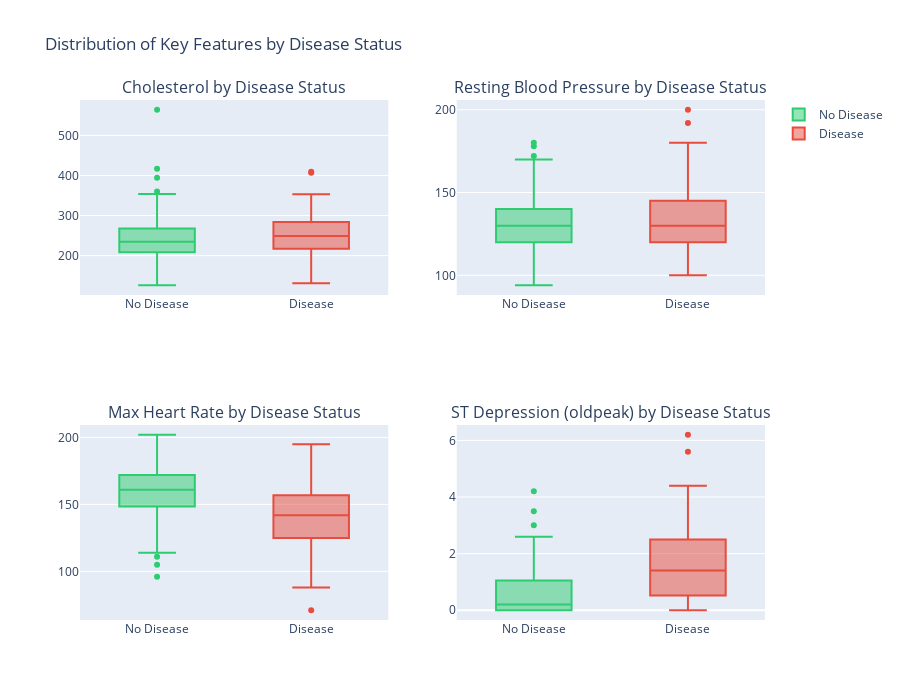

The cell this chart's notebook holds for it:
### Code cell
# VISUALIZATION 2: Box Plots - Key Features by Disease Status
df_viz['Disease Status'] = df_viz['disease'].map({0: 'No Disease', 1: 'Disease'})

fig = make_subplots(rows=2, cols=2, subplot_titles=(
    'Cholesterol by Disease Status',
    'Resting Blood Pressure by Disease Status',
    'Max Heart Rate by Disease Status',
    'ST Depression (oldpeak) by Disease Status'
))

# Cholesterol
for status, color in [('No Disease', '#2ecc71'), ('Disease', '#e74c3c')]:
    data = df_viz[df_viz['Disease Status'] == status]['chol']
    fig.add_trace(go.Box(y=data, name=status, marker_color=color, showlegend=True), row=1, col=1)

# Resting Blood Pressure
for status, color in [('No Disease', '#2ecc71'), ('Disease', '#e74c3c')]:
    data = df_viz[df_viz['Disease Status'] == status]['trestbps']
    fig.add_trace(go.Box(y=data, name=status, marker_color=color, showlegend=False), row=1, col=2)

# Max Heart Rate
for status, color in [('No Disease', '#2ecc71'), ('Disease', '#e74c3c')]:
    data = df_viz[df_viz['Disease Status'] == status]['thalach']
    fig.add_trace(go.Box(y=data, name=status, marker_color=color, showlegend=False), row=2, col=1)

# ST Depression
for status, color in [('No Disease', '#2ecc71'), ('Disease', '#e74c3c')]:
    data = df_viz[df_viz['Disease Status'] == status]['oldpeak']
    fig.add_trace(go.Box(y=data, name=status, marker_color=color, showlegend=False), row=2, col=2)

fig.update_layout(
    title='Distribution of Key Features by Disease Status',
    height=700,
    width=900
)

fig.show()

### Figure 1 — Plotly figure (JSON) as saved in the notebook; plotly's stock layout.template omitted (floating-point values rounded to 4 significant figures; data arrays with more than 128 entries replaced by an {"elided": "..."} marker saying what was removed)
{"data": [{"marker": {"color": "#2ecc71"}, "name": "No Disease", "showlegend": true, "type": "box", "xaxis": "x", "y": {"elided": "164 float values"}, "yaxis": "y"}, {"marker": {"color": "#e74c3c"}, "name": "Disease", "showlegend": true, "type": "box", "xaxis": "x", "y": {"elided": "139 float values"}, "yaxis": "y"}, {"marker": {"color": "#2ecc71"}, "name": "No Disease", "showlegend": false, "type": "box", "xaxis": "x2", "y": {"elided": "164 float values"}, "yaxis": "y2"}, {"marker": {"color": "#e74c3c"}, "name": "Disease", "showlegend": false, "type": "box", "xaxis": "x2", "y": {"elided": "139 float values"}, "yaxis": "y2"}, {"marker": {"color": "#2ecc71"}, "name": "No Disease", "showlegend": false, "type": "box", "xaxis": "x3", "y": {"elided": "164 float values"}, "yaxis": "y3"}, {"marker": {"color": "#e74c3c"}, "name": "Disease", "showlegend": false, "type": "box", "xaxis": "x3", "y": {"elided": "139 float values"}, "yaxis": "y3"}, {"marker": {"color": "#2ecc71"}, "name": "No Disease", "showlegend": false, "type": "box", "xaxis": "x4", "y": {"elided": "164 float values"}, "yaxis": "y4"}, {"marker": {"color": "#e74c3c"}, "name": "Disease", "showlegend": false, "type": "box", "xaxis": "x4", "y": {"elided": "139 float values"}, "yaxis": "y4"}], "layout": {"annotations": [{"font": {"size": 16}, "showarrow": false, "text": "Cholesterol by Disease Status", "x": 0.225, "xanchor": "center", "xref": "paper", "y": 1.0, "yanchor": "bottom", "yref": "paper"}, {"font": {"size": 16}, "showarrow": false, "text": "Resting Blood Pressure by Disease Status", "x": 0.775, "xanchor": "center", "xref": "paper", "y": 1.0, "yanchor": "bottom", "yref": "paper"}, {"font": {"size": 16}, "showarrow": false, "text": "Max Heart Rate by Disease Status", "x": 0.225, "xanchor": "center", "xref": "paper", "y": 0.375, "yanchor": "bottom", "yref": "paper"}, {"font": {"size": 16}, "showarrow": false, "text": "ST Depression (oldpeak) by Disease Status", "x": 0.775, "xanchor": "center", "xref": "paper", "y": 0.375, "yanchor": "bottom", "yref": "paper"}], "height": 700, "title": {"text": "Distribution of Key Features by Disease Status"}, "width": 900, "xaxis": {"anchor": "y", "domain": [0.0, 0.45]}, "xaxis2": {"anchor": "y2", "domain": [0.55, 1.0]}, "xaxis3": {"anchor": "y3", "domain": [0.0, 0.45]}, "xaxis4": {"anchor": "y4", "domain": [0.55, 1.0]}, "yaxis": {"anchor": "x", "domain": [0.625, 1.0]}, "yaxis2": {"anchor": "x2", "domain": [0.625, 1.0]}, "yaxis3": {"anchor": "x3", "domain": [0.0, 0.375]}, "yaxis4": {"anchor": "x4", "domain": [0.0, 0.375]}}}
